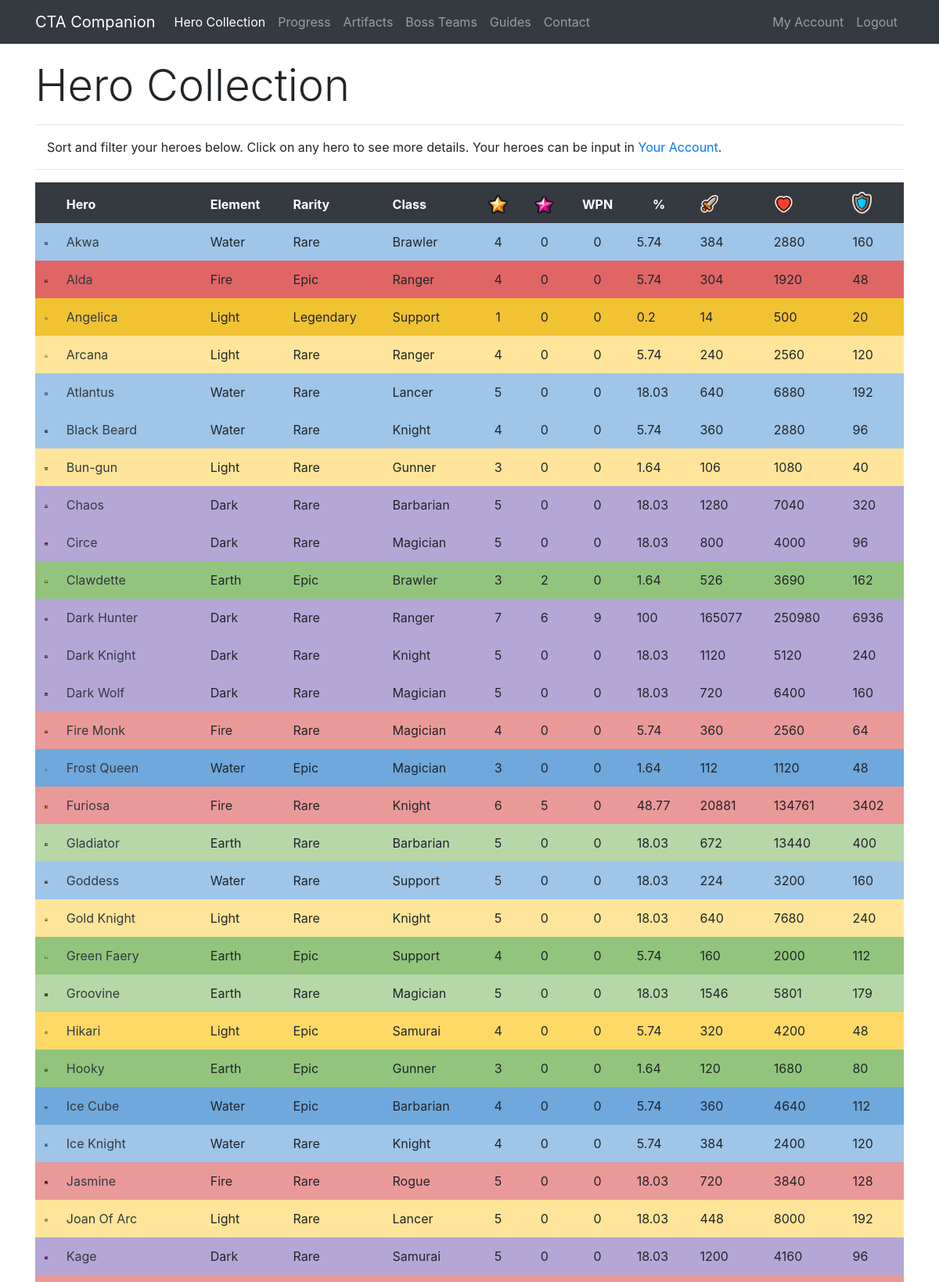
The app's page /collection/Cayumi (signed in, upper part) with its own data.
### app/models.py (models this page shows, shortened)
class Hero(db.Model):
    id = db.Column(db.Integer, primary_key=True)
    level = db.Column(db.Integer, index=True)
    awaken = db.Column(db.Integer, index=True)
    wpn = db.Column(db.Integer, index=True)
    medals = db.Column(db.Integer, index=True)
    runedAtk = db.Column(db.Integer, index=True)
    runedHp = db.Column(db.Integer, index=True)
    runedDef = db.Column(db.Integer, index=True)
    runedAps = db.Column(db.Integer, index=True)
    runedCrit = db.Column(db.Integer, index=True)
    runedCritDmg = db.Column(db.Integer, index=True)
    user_id = db.Column(db.Integer, db.ForeignKey('user.id'))
    base_id = db.Column(db.Integer, db.ForeignKey('base.id'))
    def atk(self):
        runedAttack = self.runedAtk
        base = self.baseStats.atk
        level = self.level
        awaken = self.awaken
        atk = int(base * (2 ** (level - 1)) * (1.5 ** awaken))
        runedAtk = atk + (atk * (runedAttack / 100))
        return int(runedAtk)
    def hp(self):
        runedHP = self.runedHp
        base = self.baseStats.hp
        level = self.level
        awaken = self.awaken
        hp = int(base * (2 ** (level - 1)) * (1.5 ** awaken))
        runedHP = hp + (hp * (runedHP / 100))
        return int(runedHP)
    def defense(self):
        runedDef = self.runedDef
        base = self.baseStats.defense
        level = self.level
        awaken = self.awaken
        defense = int(base * (2 ** (level - 1)) * (1.5 ** awaken))
        runedDef = defense + (defense * (runedDef / 100))
        return int(runedDef)
    def progress(self):
        level = self.level
        medals = self.medals
        if level == 0:
            accumulated = 0
            total = accumulated + medals
        elif level == 1:
            accumulated = 10
            total = accumulated + medals
        elif level == 2:
            accumulated = 30
            total = accumulated + medals
        elif level == 3:
            accumulated = 80
            total = accumulated + medals
        elif level == 4:
            accumulated = 280
            total = accumulated + medals
        elif level == 5:
            accumulated = 880
            total = accumulated + medals
        elif level == 6:
            accumulated = 2380
            total = accumulated + medals
        elif level == 7:
            accumulated = 4880
            total = accumulated + medals
        total = (total / 4880) * 100
        if total == 100:
            return int(total)
        return round(total, 2)

class Base(db.Model):
    id = db.Column(db.Integer, primary_key=True)
    name = db.Column(db.String(32), index=True, unique=True)
    nameSafe = db.Column(db.String(32), index=True, unique=True)
    job = db.Column(db.String(16), index=True)
    rarity = db.Column(db.String(16), index=True)
    element = db.Column(db.String(16), index=True)
    gender = db.Column(db.String(16), index=True)
    crusher = db.Column(db.Integer, index=True)
    fly = db.Column(db.Integer, index=True)
    blitz = db.Column(db.Integer, index=True)
    atk = db.Column(db.Integer, index=True)
    hp = db.Column(db.Integer, index=True)
    defense = db.Column(db.Integer, index=True)
    crit = db.Column(db.Integer, index=True)
    critDmg = db.Column(db.Integer, index=True)
    movespeed = db.Column(db.Integer, index=True)
    aps = db.Column(db.Integer, index=True)
    arange = db.Column(db.Integer, index=True)
    resistance = db.Column(db.Integer, index=True)
    frenzy = db.Column(db.Integer, index=True)
    dodge = db.Column(db.Integer, index=True)
    stun = db.Column(db.Integer, index=True)
    stunTime = db.Column(db.Integer, index=True)
    aoe = db.Column(db.Integer, index=True)
    ult = db.Column(db.Integer, index=True)
    kshp = db.Column(db.Integer, index=True)
    gold = db.Column(db.Integer, index=True)
    freeze = db.Column(db.Integer, index=True)
    freezeTime = db.Column(db.Integer, index=True)
    freezeDmg = db.Column(db.Integer, index=True)
    burn = db.Column(db.Integer, index=True)
    burnTime = db.Column(db.Integer, index=True)
    burnDmg = db.Column(db.Integer, index=True)
    poison = db.Column(db.Integer, index=True)
    poisonTime = db.Column(db.Integer, index=True)
    poisonDmg = db.Column(db.Integer, index=True)
    sp2 = db.Column(db.Integer, index=True)
    sp2num = db.Column(db.Integer, index=True)
    buffElement = db.Column(db.String(16), index=True)
    buffType = db.Column(db.Integer, index=True)
    buffStat = db.Column(db.String(16), index=True)
    buff = db.Column(db.Integer, index=True)
    heroes = db.relationship('Hero', backref='baseStats', lazy='dynamic')

### app/routes.py (the view)
@app.route('/collection/<username>')
@login_required
def collection(username):
    user = User.query.filter_by(username=username).first_or_404()
    heroes = Hero.query.filter_by(player=user)
    heroactive = 1
    return render_template('collection.html', user=user, heroes=heroes, title='Hero Collection', heroactive=heroactive)

### app/models.py (called while the page is built)
@login.user_loader
def load_user(id):
    return User.query.get(int(id))

### app/templates/collection.html (shortened to what this page needs)
{% extends "base.html" %}
{% block content %}
 <div class="row pt-3">
    <div class="col-lg-12">
      <h1 class="display-4">Hero Collection</h1>
      <hr>
      <p class="instructions">Sort and filter your heroes below. Click on any hero to see more details. Your heroes can be input in <a href="{{ url_for('account', username=current_user.username) }}">Your Account</a>.</p>
        <hr>
    </div>
 </div>
  <div class="row">
    <div class="col-lg-12">
<table id="ctac" class="table table-borderless" style="width:100%">
        <thead class="thead-dark">
            <tr>
                <th data-priority="1">&nbsp;</th>
                <th data-priority="2">Hero</th>
                <th data-priority="12">Element</th>
                <th data-priority="11">Rarity</th>
                <th data-priority="10">Class</th>
                <th data-priority="3" class="text-center"><img src="{{ url_for('static', filename='star.png') }}" width="25" alt="Star Level"></th>
                <th data-priority="4" class="text-center"><img src="{{ url_for('static', filename='awaken.png') }}" width="25" alt="Awaken"></th>
                <th data-priority="5" class="text-center">WPN</th>
                <th data-priority="6" class="text-center">%</th>
                <th data-priority="7"><img src="{{ url_for('static', filename='atk.png') }}" width="25" alt="Attack"></th>
                <th data-priority="8"><img src="{{ url_for('static', filename='hp.png') }}" width="25" alt="HP"></th>
                <th data-priority="9"><img src="{{ url_for('static', filename='def.png') }}" width="25" alt="Defense"></th>
            </tr>
        </thead>
        <tbody>
        {% for i in heroes %}
        {% if i.level > 0 %}
        <tr>
            <td class="{{i.baseStats.element}}{{i.baseStats.rarity}}" width="25"><img class="img-fluid" src="/static/{{i.baseStats.nameSafe}}.png" alt="{{i.baseStats.name}}"></td>
            <td class="{{i.baseStats.element}}{{i.baseStats.rarity}}"><a class="text-dark" href="{{ url_for('hero', heroid=i.id) }}">{{ i.baseStats.name }}</b></td>
            <td class="{{i.baseStats.element}}{{i.baseStats.rarity}}">{{ i.baseStats.element }}</td>
            <td class="{{i.baseStats.element}}{{i.baseStats.rarity}}">{{ i.baseStats.rarity }}</td>
            <td class="{{i.baseStats.element}}{{i.baseStats.rarity}}">{{ i.baseStats.job }}</td>
            <td class="text-center {{i.baseStats.element}}{{i.baseStats.rarity}}">{{ i.level }}</td>
            <td class="text-center {{i.baseStats.element}}{{i.baseStats.rarity}}">{{ i.awaken }}</td>
            <td class="text-center {{i.baseStats.element}}{{i.baseStats.rarity}}">{{ i.wpn }}</td>
            <td class="text center {{i.baseStats.element}}{{i.baseStats.rarity}}">{{ i.progress() }}</td>
            <td class="{{i.baseStats.element}}{{i.baseStats.rarity}}">{{ i.atk() }}</td>
            <td class="{{i.baseStats.element}}{{i.baseStats.rarity}}">{{ i.hp() }}</td>
            <td class="{{i.baseStats.element}}{{i.baseStats.rarity}}">{{ i.defense() }}</td>
        </tr>
        {% endif %}
        {% endfor %}
        </tbody>
</table>
    </div>
  </div>
{% endblock %}

### app/static/style.css (style rules this page uses)
.WaterRare { background-color: #9FC5E8; padding: 8px; }
.WaterEpic { background-color: #6FA8DC; padding: 8px; }
.FireRare { background-color: #EA9999; padding: 8px; }
.FireEpic { background-color: #E06666; padding: 8px; }
.EarthRare { background-color: #B6D7A8; padding: 8px; }
.EarthEpic { background-color: #93C47D; padding: 8px; }
.LightRare { background-color: #FFE599; padding: 8px; }
.LightEpic { background-color: #FFD966; padding: 8px; }
.LightLegendary { background-color: #F1C232; padding: 8px; }
.DarkRare { background-color: #B4A7D6; padding: 8px; }
.instructions { padding-left: 15px; }

### app/templates/base.html (style rules this page uses)
html { position: relative; min-height: 100%; }
body { margin-bottom: 40px; }

### records on screen
Hero: baseStats.nameSafe (picture), baseStats.name "Akwa", baseStats.element "Water", baseStats.rarity "Rare", baseStats.job "Brawler", level "4", awaken "0", wpn "0", progress "5.74", atk "384", hp "2880", defense "160"
Hero: baseStats.nameSafe (picture), baseStats.name "Alda", baseStats.element "Fire", baseStats.rarity "Epic", baseStats.job "Ranger", level "4", awaken "0", wpn "0", progress "5.74", atk "304", hp "1920", defense "48"
Hero: baseStats.nameSafe (picture), baseStats.name "Angelica", baseStats.element "Light", baseStats.rarity "Legendary", baseStats.job "Support", level "1", awaken "0", wpn "0", progress "0.2", atk "14", hp "500", defense "20"
Hero: baseStats.nameSafe (picture), baseStats.name "Arcana", baseStats.element "Light", baseStats.rarity "Rare", baseStats.job "Ranger", level "4", awaken "0", wpn "0", progress "5.74", atk "240", hp "2560", defense "120"
Hero: baseStats.nameSafe (picture), baseStats.name "Atlantus", baseStats.element "Water", baseStats.rarity "Rare", baseStats.job "Lancer", level "5", awaken "0", wpn "0", progress "18.03", atk "640", hp "6880", defense "192"
Hero: baseStats.nameSafe (picture), baseStats.name "Black Beard", baseStats.element "Water", baseStats.rarity "Rare", baseStats.job "Knight", level "4", awaken "0", wpn "0", progress "5.74", atk "360", hp "2880", defense "96"
Hero: baseStats.nameSafe (picture), baseStats.name "Bun-gun", baseStats.element "Light", baseStats.rarity "Rare", baseStats.job "Gunner", level "3", awaken "0", wpn "0", progress "1.64", atk "106", hp "1080", defense "40"
Hero: baseStats.nameSafe (picture), baseStats.name "Chaos", baseStats.element "Dark", baseStats.rarity "Rare", baseStats.job "Barbarian", level "5", awaken "0", wpn "0", progress "18.03", atk "1280", hp "7040", defense "320"
Hero: baseStats.nameSafe (picture), baseStats.name "Circe", baseStats.element "Dark", baseStats.rarity "Rare", baseStats.job "Magician", level "5", awaken "0", wpn "0", progress "18.03", atk "800", hp "4000", defense "96"
Hero: baseStats.nameSafe (picture), baseStats.name "Clawdette", baseStats.element "Earth", baseStats.rarity "Epic", baseStats.job "Brawler", level "3", awaken "2", wpn "0", progress "1.64", atk "526", hp "3690", defense "162"
Hero: baseStats.nameSafe (picture), baseStats.name "Dark Hunter", baseStats.element "Dark", baseStats.rarity "Rare", baseStats.job "Ranger", level "7", awaken "6", wpn "9", progress "100", atk "165077", hp "250980", defense "6936"
Hero: baseStats.nameSafe (picture), baseStats.name "Dark Knight", baseStats.element "Dark", baseStats.rarity "Rare", baseStats.job "Knight", level "5", awaken "0", wpn "0", progress "18.03", atk "1120", hp "5120", defense "240"
Hero: baseStats.nameSafe (picture), baseStats.name "Dark Wolf", baseStats.element "Dark", baseStats.rarity "Rare", baseStats.job "Magician", level "5", awaken "0", wpn "0", progress "18.03", atk "720", hp "6400", defense "160"
Hero: baseStats.nameSafe (picture), baseStats.name "Fire Monk", baseStats.element "Fire", baseStats.rarity "Rare", baseStats.job "Magician", level "4", awaken "0", wpn "0", progress "5.74", atk "360", hp "2560", defense "64"
Hero: baseStats.nameSafe (picture), baseStats.name "Frost Queen", baseStats.element "Water", baseStats.rarity "Epic", baseStats.job "Magician", level "3", awaken "0", wpn "0", progress "1.64", atk "112", hp "1120", defense "48"
Hero: baseStats.nameSafe (picture), baseStats.name "Furiosa", baseStats.element "Fire", baseStats.rarity "Rare", baseStats.job "Knight", level "6", awaken "5", wpn "0", progress "48.77", atk "20881", hp "134761", defense "3402"
Hero: baseStats.nameSafe (picture), baseStats.name "Gladiator", baseStats.element "Earth", baseStats.rarity "Rare", baseStats.job "Barbarian", level "5", awaken "0", wpn "0", progress "18.03", atk "672", hp "13440", defense "400"
Hero: baseStats.nameSafe (picture), baseStats.name "Goddess", baseStats.element "Water", baseStats.rarity "Rare", baseStats.job "Support", level "5", awaken "0", wpn "0", progress "18.03", atk "224", hp "3200", defense "160"
Hero: baseStats.nameSafe (picture), baseStats.name "Gold Knight", baseStats.element "Light", baseStats.rarity "Rare", baseStats.job "Knight", level "5", awaken "0", wpn "0", progress "18.03", atk "640", hp "7680", defense "240"
Hero: baseStats.nameSafe (picture), baseStats.name "Green Faery", baseStats.element "Earth", baseStats.rarity "Epic", baseStats.job "Support", level "4", awaken "0", wpn "0", progress "5.74", atk "160", hp "2000", defense "112"
Hero: baseStats.nameSafe (picture), baseStats.name "Groovine", baseStats.element "Earth", baseStats.rarity "Rare", baseStats.job "Magician", level "5", awaken "0", wpn "0", progress "18.03", atk "1546", hp "5801", defense "179"
Hero: baseStats.nameSafe (picture), baseStats.name "Hikari", baseStats.element "Light", baseStats.rarity "Epic", baseStats.job "Samurai", level "4", awaken "0", wpn "0", progress "5.74", atk "320", hp "4200", defense "48"
Hero: baseStats.nameSafe (picture), baseStats.name "Hooky", baseStats.element "Earth", baseStats.rarity "Epic", baseStats.job "Gunner", level "3", awaken "0", wpn "0", progress "1.64", atk "120", hp "1680", defense "80"
Hero: baseStats.nameSafe (picture), baseStats.name "Ice Cube", baseStats.element "Water", baseStats.rarity "Epic", baseStats.job "Barbarian", level "4", awaken "0", wpn "0", progress "5.74", atk "360", hp "4640", defense "112"
Hero: baseStats.nameSafe (picture), baseStats.name "Ice Knight", baseStats.element "Water", baseStats.rarity "Rare", baseStats.job "Knight", level "4", awaken "0", wpn "0", progress "5.74", atk "384", hp "2400", defense "120"
Hero: baseStats.nameSafe (picture), baseStats.name "Jasmine", baseStats.element "Fire", baseStats.rarity "Rare", baseStats.job "Rogue", level "5", awaken "0", wpn "0", progress "18.03", atk "720", hp "3840", defense "128"
Hero: baseStats.nameSafe (picture), baseStats.name "Joan Of Arc", baseStats.element "Light", baseStats.rarity "Rare", baseStats.job "Lancer", level "5", awaken "0", wpn "0", progress "18.03", atk "448", hp "8000", defense "192"
Hero: baseStats.nameSafe (picture), baseStats.name "Kage", baseStats.element "Dark", baseStats.rarity "Rare", baseStats.job "Samurai", level "5", awaken "0", wpn "0", progress "18.03", atk "1200", hp "4160", defense "96"
